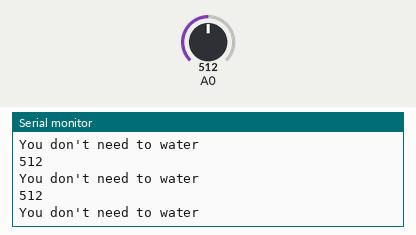
This sketch was run on a simulated Arduino Uno, built with avr-gcc and run on an emulated ATmega328P. Shown: the last lines printed to the serial monitor. The test bench sets the inputs (shaded band); at power-on: A0 = 512.

Above: at 1.2 s.
1.3 s: A0 set to 60
At 2.1 s:
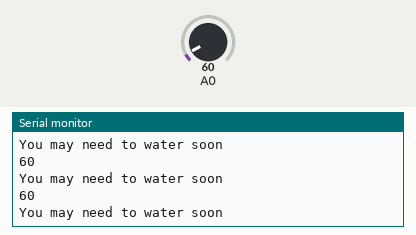
2.9 s: A0 set to 20
At 3.8 s:
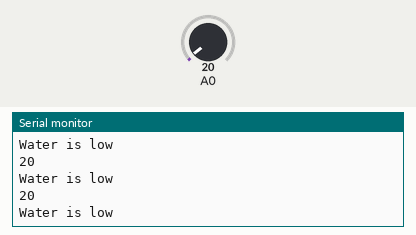
4.4 s: A0 set to 0
At 5.2 s:
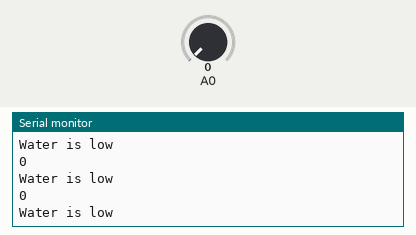
7.4 s: A0 set to 122
At 8.4 s:
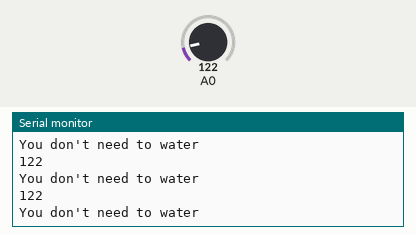
Timing chart, 0 to 10.4 s (numbered marks = the images above; inputs shaded):
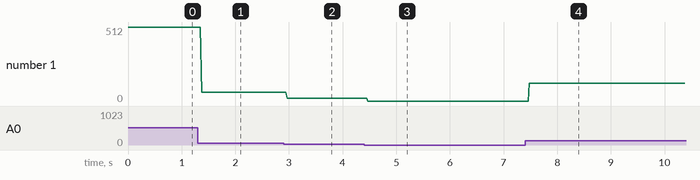

The sketch:

code.ino
```cpp
/*int redPin = D4;
int greenPin = D2;
int yellowPin = D3; */
void setup() {
  // initialize serial communication at 9600 bits per second:
  Serial.begin(9600);
/*  pinMode(redPin, OUTPUT);
  pinMode(greenPin, OUTPUT);
  pinMode(yellowPin, OUTPUT); */
}

// the loop routine runs over and over again forever:
void loop() {
  // read the input on analog pin 0:
  int sensorValue = analogRead(A0);

  // print out the value you read:
  Serial.println(sensorValue);
  delay(1);        // delay in between reads for stability

  if (sensorValue < 30) {
    Serial.println("Water is low");
   /*digitalWrite(redPin, HIGH);
   digitalWrite(greenPin, LOW);
   digitalWrite(yellowPin, LOW); */

  } else if (sensorValue > 30 && sensorValue < 70){
    Serial.println("You may need to water soon");
/*    digitalWrite(redPin, LOW);
    digitalWrite(greenPin, LOW);
    digitalWrite(yellowPin, HIGH); */
  }  else {
    Serial.println("You don't need to water");
   /* digitalWrite(redPin, LOW);
    digitalWrite(greenPin, HIGH);
    digitalWrite(yellowPin, LOW); */}

}
```

Measured:
- after the input at 1.3 s, the serial monitor: prints a new line after 0.07 s (image 1)
- after the input at 2.9 s, the serial monitor: prints a new line after 0.07 s (image 2)
- after the input at 4.4 s, the serial monitor: prints a new line after 0.07 s (image 3)
- after the input at 7.4 s, the serial monitor: prints a new line after 0.07 s (image 4)
- plotted number 1: 512 → 60 after the input at 1.3 s, 60 → 20 after the input at 2.9 s, 20 → 0 after the input at 4.4 s, 0 → 122 after the input at 7.4 s
